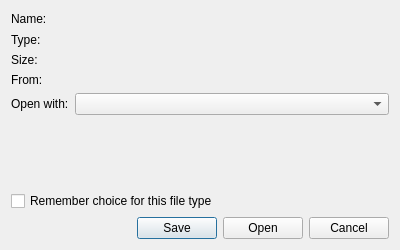
<?xml version="1.0" encoding="UTF-8"?>
<ui version="4.0">
 <class>Otter::TransferDialog</class>
 <widget class="QDialog" name="Otter::TransferDialog">
  <property name="geometry">
   <rect>
    <x>0</x>
    <y>0</y>
    <width>400</width>
    <height>250</height>
   </rect>
  </property>
  <property name="windowTitle">
   <string>Opening unknown file</string>
  </property>
  <layout class="QVBoxLayout" name="verticalLayout">
   <item>
    <layout class="QFormLayout" name="formLayout">
     <item row="0" column="0">
      <widget class="QLabel" name="nameLabel">
       <property name="text">
        <string>Name:</string>
       </property>
      </widget>
     </item>
     <item row="1" column="0">
      <widget class="QLabel" name="typeLabel">
       <property name="text">
        <string>Type:</string>
       </property>
      </widget>
     </item>
     <item row="2" column="0">
      <widget class="QLabel" name="sizeLabel">
       <property name="text">
        <string>Size:</string>
       </property>
      </widget>
     </item>
     <item row="3" column="0">
      <widget class="QLabel" name="fromLabel">
       <property name="text">
        <string>From:</string>
       </property>
      </widget>
     </item>
     <item row="4" column="0">
      <widget class="QLabel" name="openWithLabel">
       <property name="text">
        <string>Open with:</string>
       </property>
      </widget>
     </item>
     <item row="0" column="1">
      <layout class="QHBoxLayout" name="namelLayout">
       <item>
        <widget class="QLabel" name="iconLabel">
         <property name="minimumSize">
          <size>
           <width>16</width>
           <height>16</height>
          </size>
         </property>
         <property name="maximumSize">
          <size>
           <width>16</width>
           <height>16</height>
          </size>
         </property>
         <property name="text">
          <string/>
         </property>
        </widget>
       </item>
       <item>
        <widget class="Otter::TextLabelWidget" name="nameTextLabelWidget" native="true">
         <property name="sizePolicy">
          <sizepolicy hsizetype="Expanding" vsizetype="Preferred">
           <horstretch>0</horstretch>
           <verstretch>0</verstretch>
          </sizepolicy>
         </property>
        </widget>
       </item>
      </layout>
     </item>
     <item row="1" column="1">
      <widget class="Otter::TextLabelWidget" name="typeTextLabelWidget" native="true"/>
     </item>
     <item row="2" column="1">
      <widget class="Otter::TextLabelWidget" name="sizeTextLabelWidget" native="true"/>
     </item>
     <item row="3" column="1">
      <widget class="Otter::TextLabelWidget" name="fromTextLabelWidget" native="true"/>
     </item>
     <item row="4" column="1">
      <widget class="QComboBox" name="openWithComboBox"/>
     </item>
    </layout>
   </item>
   <item>
    <widget class="QCheckBox" name="rememberChoiceCheckBox">
     <property name="text">
      <string>Remember choice for this file type</string>
     </property>
    </widget>
   </item>
   <item>
    <widget class="QDialogButtonBox" name="buttonBox">
     <property name="orientation">
      <enum>Qt::Horizontal</enum>
     </property>
     <property name="standardButtons">
      <set>QDialogButtonBox::Cancel|QDialogButtonBox::Open|QDialogButtonBox::Save</set>
     </property>
    </widget>
   </item>
  </layout>
 </widget>
 <customwidgets>
  <customwidget>
   <class>Otter::TextLabelWidget</class>
   <extends>QWidget</extends>
   <header>src/ui/TextLabelWidget.h</header>
   <container>1</container>
  </customwidget>
 </customwidgets>
 <resources/>
 <connections/>
</ui>
